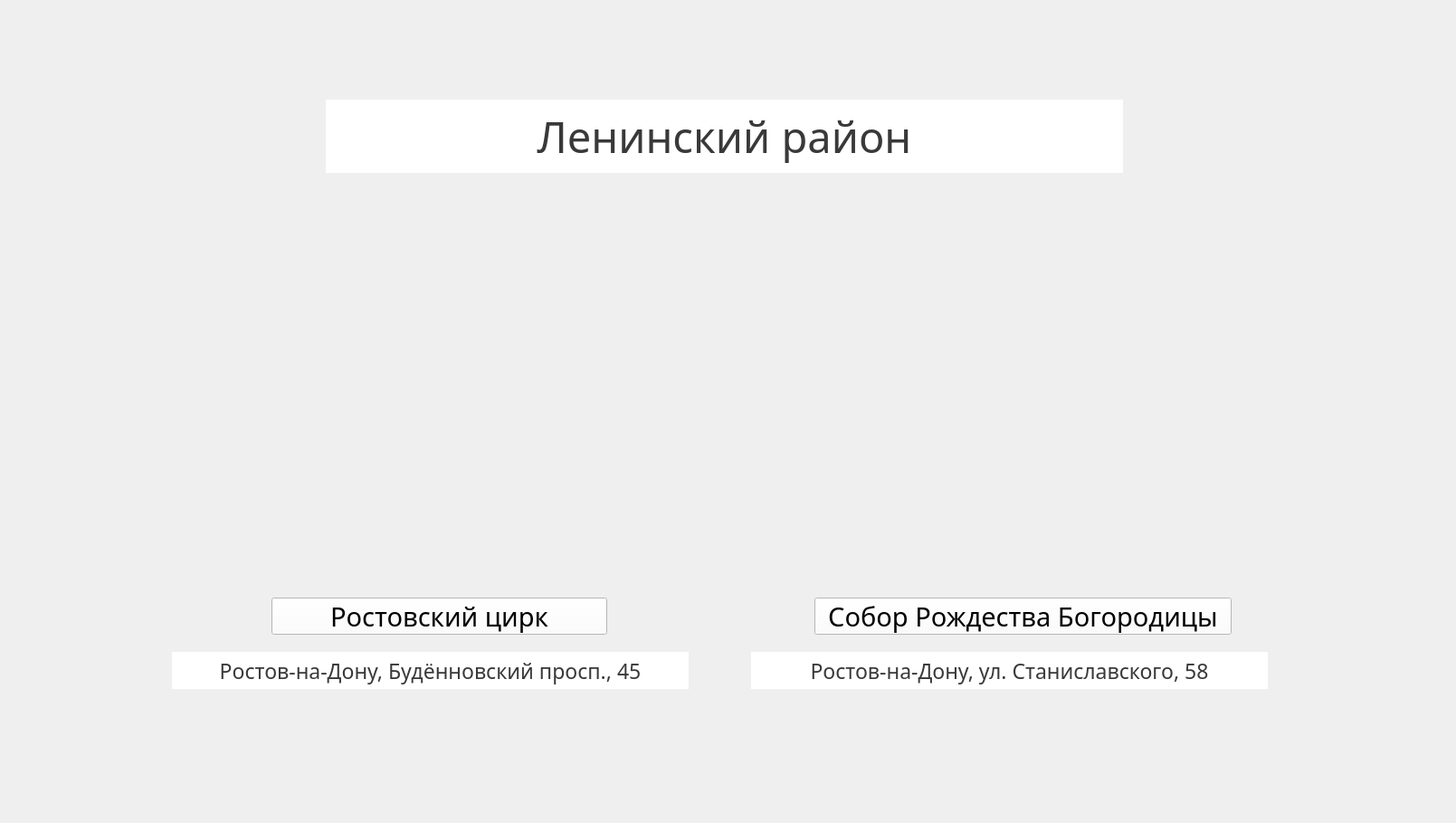
    <widget class="QWidget" name="Leninsky_area_Page_18">
     <widget class="QLabel" name="Cathedral_photo">
      <property name="geometry">
       <rect>
        <x>826</x>
        <y>265</y>
        <width>620</width>
        <height>333</height>
       </rect>
      </property>
      <property name="text">
       <string/>
      </property>
      <property name="pixmap">
       <pixmap>8.jpg</pixmap>
      </property>
     </widget>
     <widget class="QLabel" name="Rostov_Circus_photo">
      <property name="geometry">
       <rect>
        <x>153</x>
        <y>265</y>
        <width>620</width>
        <height>333</height>
       </rect>
      </property>
      <property name="text">
       <string/>
      </property>
      <property name="pixmap">
       <pixmap>8.jpg</pixmap>
      </property>
     </widget>
     <widget class="QPushButton" name="switch_Rostov_Circus_pushButton">
      <property name="geometry">
       <rect>
        <x>300</x>
        <y>660</y>
        <width>371</width>
        <height>41</height>
       </rect>
      </property>
      <property name="font">
       <font>
        <family>Monotype Corsiva</family>
        <pointsize>22</pointsize>
       </font>
      </property>
      <property name="styleSheet">
       <string notr="true">background-color:#FFFFFF;</string>
      </property>
      <property name="text">
       <string>Ростовский цирк</string>
      </property>
     </widget>
     <widget class="QLabel" name="label_36">
      <property name="geometry">
       <rect>
        <x>190</x>
        <y>720</y>
        <width>571</width>
        <height>41</height>
       </rect>
      </property>
      <property name="font">
       <font>
        <family>Monotype Corsiva</family>
        <pointsize>17</pointsize>
        <weight>50</weight>
        <italic>false</italic>
        <bold>false</bold>
        <underline>false</underline>
        <strikeout>false</strikeout>
       </font>
      </property>
      <property name="styleSheet">
       <string notr="true">background-color: #FFFFFF;
color:rgb(57, 57, 57);</string>
      </property>
      <property name="text">
       <string>Ростов-на-Дону, Будённовский просп., 45</string>
      </property>
      <property name="alignment">
       <set>Qt::AlignCenter</set>
      </property>
     </widget>
     <widget class="QLabel" name="label_37">
      <property name="geometry">
       <rect>
        <x>0</x>
        <y>0</y>
        <width>1600</width>
        <height>900</height>
       </rect>
      </property>
      <property name="text">
       <string/>
      </property>
      <property name="pixmap">
       <pixmap>4.png</pixmap>
      </property>
     </widget>
     <widget class="QLabel" name="label_38">
      <property name="geometry">
       <rect>
        <x>830</x>
        <y>720</y>
        <width>571</width>
        <height>41</height>
       </rect>
      </property>
      <property name="font">
       <font>
        <family>Monotype Corsiva</family>
        <pointsize>17</pointsize>
        <weight>50</weight>
        <italic>false</italic>
        <bold>false</bold>
        <underline>false</underline>
        <strikeout>false</strikeout>
       </font>
      </property>
      <property name="styleSheet">
       <string notr="true">background-color: #FFFFFF;
color:rgb(57, 57, 57);</string>
      </property>
      <property name="text">
       <string>Ростов-на-Дону, ул. Станиславского, 58</string>
      </property>
      <property name="alignment">
       <set>Qt::AlignCenter</set>
      </property>
     </widget>
     <widget class="QPushButton" name="switch_Cathedral_pushButton">
      <property name="geometry">
       <rect>
        <x>900</x>
        <y>660</y>
        <width>461</width>
        <height>41</height>
       </rect>
      </property>
      <property name="font">
       <font>
        <family>Monotype Corsiva</family>
        <pointsize>22</pointsize>
       </font>
      </property>
      <property name="styleSheet">
       <string notr="true">background-color:#FFFFFF;</string>
      </property>
      <property name="text">
       <string>Собор Рождества Богородицы</string>
      </property>
     </widget>
     <widget class="QPushButton" name="switch_Leninsky_area__Areas_Page_pushButton">
      <property name="geometry">
       <rect>
        <x>30</x>
        <y>50</y>
        <width>171</width>
        <height>81</height>
       </rect>
      </property>
      <property name="styleSheet">
       <string notr="true">background-color: rgba(0,0,0,0);
border: none;</string>
      </property>
      <property name="text">
       <string/>
      </property>
     </widget>
     <widget class="QLabel" name="label_39">
      <property name="geometry">
       <rect>
        <x>360</x>
        <y>110</y>
        <width>881</width>
        <height>81</height>
       </rect>
      </property>
      <property name="font">
       <font>
        <family>Monotype Corsiva</family>
        <pointsize>35</pointsize>
       </font>
      </property>
      <property name="styleSheet">
       <string notr="true">background-color: #FFFFFF;
color:rgb(57, 57, 57);</string>
      </property>
      <property name="text">
       <string>Ленинский район</string>
      </property>
      <property name="alignment">
       <set>Qt::AlignCenter</set>
      </property>
     </widget>
     <zorder>label_37</zorder>
     <zorder>label_38</zorder>
     <zorder>label_39</zorder>
     <zorder>Cathedral_photo</zorder>
     <zorder>Rostov_Circus_photo</zorder>
     <zorder>label_36</zorder>
     <zorder>switch_Rostov_Circus_pushButton</zorder>
     <zorder>switch_Leninsky_area__Areas_Page_pushButton</zorder>
     <zorder>switch_Cathedral_pushButton</zorder>
    </widget>
